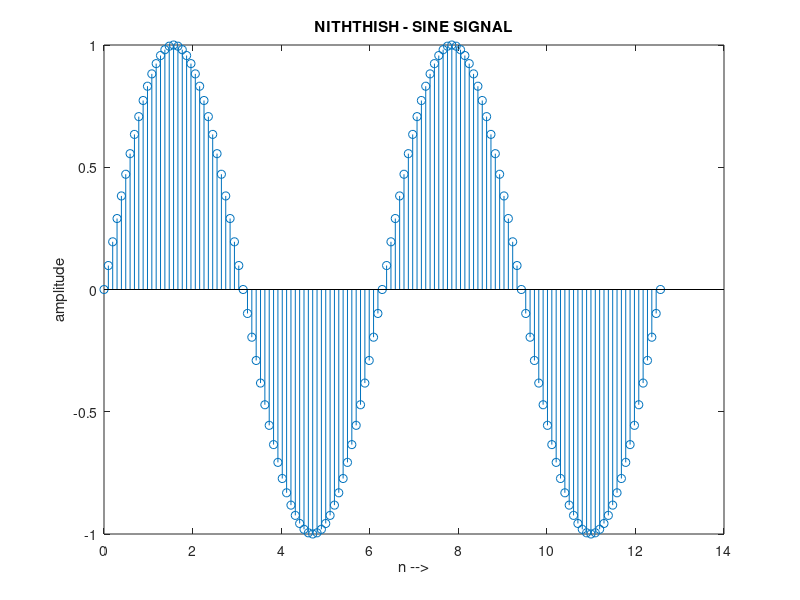

MATLAB code to generate this figure:
clc 
clear all 
close all 

disp('Program for Waveform generation'); 
opt=1;

while(opt==1) 
 disp('Which waveform you want to generate?'); 
 disp('1.Impulse,2.Step,3.Ramp,4.Exponential,5.Sine,6.Cosine,7.Triangle,8.Sawtooth');  
 k=input('ENTER YOUR CHOICE:'); 
 
 switch k 
     %IMPULSE WAVEFORM 
     case 1 
         n = [-20:1:20]; 
         for k=1:1:length(n) 
             if(n(k)==0) 
                 x(k)=1; 
             else 
                 x(k)=0; 
             end 
         end 
         
         disp(x); 
         stem(n,x); 
         xlabel('n -->'); 
         ylabel('amplitude'); 
         title('NITHTHISH - UNIT IMPULSE SIGNAL'); 
         
     %STEP WAVEFORM 
     case 2 
         n =[-20:1:20]; 
         for k=1:1:length(n) 
             if(n(k)>=0) 
                 x(k)=1; 
             else 
                 x(k)=0; 
             end 
         end 
         disp(x); 
         stem(n,x); 
         xlabel('n -->');
         ylabel('amplitude'); 
         title('NITHTHISH - UNIT STEP SIGNAL');  
     %RAMP WAVEFORM 
     case 3 
         n = [-20:1:20]; 
         for k=1:1:length(n) 
             if(n(k)>=0) 
                 x(k)=n(k); 
             else 
                 x(k)=0; 
             end 
         end 
         disp(x); 
         stem(n,x); 
         xlabel('n -->'); 
         ylabel('amplitude'); 
         title('NITHTHISH - RAMP SIGNAL'); 
    %EXPONENTIAL WAVEFORM 
    case 4 
        n = [-20:1:20]; 
        for k=1:1:length(n)
            if(n(k)>=0)  
                x(k)=exp(n(k)); 
            else 
                x(k)=0; 
            end 
        end 
        disp(x); 
        stem(n,x); 
        xlabel('n -->'); 
        ylabel('amplitude'); 
        title('NITHTHISH - EXPONENTIAL SIGNAL'); 
     %SINE WAVEFORM 
     case 5 
         n = [0:(pi/32):(4*pi)]; 
         x = sin(n); 
         disp(x); 
         stem(n,x); 
         xlabel('n -->'); 
         ylabel('amplitude'); 
         title('NITHTHISH - SINE SIGNAL');
      %COSINE WAVEFORM 
     case 6 
         n = [0:(pi/32):(4*pi)]; 
         x = cos(n); 
         disp(x); 
         stem(n,x); 
         xlabel('n -->'); 
         ylabel('amplitude'); 
         title('NITHTHISH - COSINE SIGNAL'); 
    %TRIANGULAR WAVEFORM 
    case 7 
        n = [0:0.2:20]; 
        x=sawtooth(n,0.5); 
        disp(x); 
        stem(n,x); 
        xlabel('n -->'); 
        ylabel('amplitude'); 
        title('NITHTHISH - TRIANGULAR SIGNAL'); 
     %SAWTOOTH WAVEFORM
     case 8
         n = [0:0.2:20]; 
         x=sawtooth(n,1); 
         disp(x); 
         stem(n,x); 
         xlabel('n -->'); 
         ylabel('amplitude'); 
         title('NITHTHISH - SAWTOOTH SIGNAL'); 
     otherwise 
         disp('INVALID CHOICE');
 end 
 
 disp('Do you want to continue?');  
 opt=input('If YES,press 1:');  
end 
 
